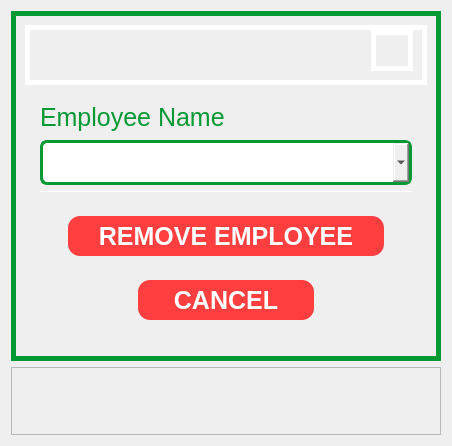
               <widget class="QWidget" name="page_36">
                <layout class="QGridLayout" name="gridLayout_92">
                 <item row="0" column="0">
                  <widget class="QFrame" name="frame_475">
                   <property name="minimumSize">
                    <size>
                     <width>430</width>
                     <height>350</height>
                    </size>
                   </property>
                   <property name="maximumSize">
                    <size>
                     <width>430</width>
                     <height>350</height>
                    </size>
                   </property>
                   <property name="styleSheet">
                    <string notr="true">border-radius: 0px;
border-style: solid;
border-width: 5px;
border-color: #049933;</string>
                   </property>
                   <property name="frameShape">
                    <enum>QFrame::StyledPanel</enum>
                   </property>
                   <property name="frameShadow">
                    <enum>QFrame::Raised</enum>
                   </property>
                   <layout class="QVBoxLayout" name="verticalLayout_76">
                    <item>
                     <widget class="QFrame" name="frame_476">
                      <property name="minimumSize">
                       <size>
                        <width>0</width>
                        <height>60</height>
                       </size>
                      </property>
                      <property name="maximumSize">
                       <size>
                        <width>16777215</width>
                        <height>60</height>
                       </size>
                      </property>
                      <property name="styleSheet">
                       <string notr="true">border-color: white;</string>
                      </property>
                      <property name="frameShape">
                       <enum>QFrame::StyledPanel</enum>
                      </property>
                      <property name="frameShadow">
                       <enum>QFrame::Raised</enum>
                      </property>
                      <layout class="QHBoxLayout" name="horizontalLayout_161">
                       <property name="topMargin">
                        <number>0</number>
                       </property>
                       <item>
                        <spacer name="horizontalSpacer_25">
                         <property name="orientation">
                          <enum>Qt::Horizontal</enum>
                         </property>
                         <property name="sizeHint" stdset="0">
                          <size>
                           <width>40</width>
                           <height>20</height>
                          </size>
                         </property>
                        </spacer>
                       </item>
                       <item>
                        <widget class="QPushButton" name="pushButton_66">
                         <property name="maximumSize">
                          <size>
                           <width>16777215</width>
                           <height>60</height>
                          </size>
                         </property>
                         <property name="focusPolicy">
                          <enum>Qt::NoFocus</enum>
                         </property>
                         <property name="styleSheet">
                          <string notr="true">border-radius: 0.1px;</string>
                         </property>
                         <property name="text">
                          <string/>
                         </property>
                         <property name="icon">
                          <iconset>
                           <normaloff>images/Spirit’s FITNESS GYM.png</normaloff>images/Spirit’s FITNESS GYM.png</iconset>
                         </property>
                         <property name="iconSize">
                          <size>
                           <width>200</width>
                           <height>30</height>
                          </size>
                         </property>
                        </widget>
                       </item>
                      </layout>
                     </widget>
                    </item>
                    <item>
                     <widget class="QFrame" name="frame_477">
                      <property name="styleSheet">
                       <string notr="true">border-color: white;
border-width: 0px;</string>
                      </property>
                      <property name="frameShape">
                       <enum>QFrame::StyledPanel</enum>
                      </property>
                      <property name="frameShadow">
                       <enum>QFrame::Raised</enum>
                      </property>
                      <layout class="QGridLayout" name="gridLayout_93">
                       <item row="0" column="2" rowspan="3">
                        <widget class="QFrame" name="frame_485">
                         <property name="frameShape">
                          <enum>QFrame::StyledPanel</enum>
                         </property>
                         <property name="frameShadow">
                          <enum>QFrame::Raised</enum>
                         </property>
                        </widget>
                       </item>
                       <item row="3" column="0" colspan="3">
                        <widget class="QFrame" name="frame_478">
                         <property name="maximumSize">
                          <size>
                           <width>16777215</width>
                           <height>250</height>
                          </size>
                         </property>
                         <property name="frameShape">
                          <enum>QFrame::StyledPanel</enum>
                         </property>
                         <property name="frameShadow">
                          <enum>QFrame::Raised</enum>
                         </property>
                         <layout class="QVBoxLayout" name="verticalLayout_77">
                          <item>
                           <widget class="QFrame" name="frame_479">
                            <property name="frameShape">
                             <enum>QFrame::StyledPanel</enum>
                            </property>
                            <property name="frameShadow">
                             <enum>QFrame::Raised</enum>
                            </property>
                            <layout class="QHBoxLayout" name="horizontalLayout_162">
                             <item>
                              <widget class="QFrame" name="frame_480">
                               <property name="maximumSize">
                                <size>
                                 <width>10</width>
                                 <height>16777215</height>
                                </size>
                               </property>
                               <property name="frameShape">
                                <enum>QFrame::StyledPanel</enum>
                               </property>
                               <property name="frameShadow">
                                <enum>QFrame::Raised</enum>
                               </property>
                              </widget>
                             </item>
                             <item>
                              <widget class="QPushButton" name="confirm_remove_employee_btn">
                               <property name="minimumSize">
                                <size>
                                 <width>0</width>
                                 <height>40</height>
                                </size>
                               </property>
                               <property name="maximumSize">
                                <size>
                                 <width>16777215</width>
                                 <height>40</height>
                                </size>
                               </property>
                               <property name="cursor">
                                <cursorShape>PointingHandCursor</cursorShape>
                               </property>
                               <property name="focusPolicy">
                                <enum>Qt::NoFocus</enum>
                               </property>
                               <property name="styleSheet">
                                <string notr="true">QPushButton{
border-color: #FF3E3F;
background-color: rgb(255, 62, 63);
color: rgb(255, 255, 255);
font: bold 25px Arial, serif;
border-radius: 12px;

cursor: grab;
}

QPushButton:hover{
	border-color:#cc3132;
	background-color: #cc3132;
}
</string>
                               </property>
                               <property name="text">
                                <string>REMOVE EMPLOYEE</string>
                               </property>
                              </widget>
                             </item>
                             <item>
                              <widget class="QFrame" name="frame_481">
                               <property name="maximumSize">
                                <size>
                                 <width>10</width>
                                 <height>16777215</height>
                                </size>
                               </property>
                               <property name="frameShape">
                                <enum>QFrame::StyledPanel</enum>
                               </property>
                               <property name="frameShadow">
                                <enum>QFrame::Raised</enum>
                               </property>
                              </widget>
                             </item>
                            </layout>
                           </widget>
                          </item>
                          <item>
                           <widget class="QFrame" name="frame_482">
                            <property name="maximumSize">
                             <size>
                              <width>16777215</width>
                              <height>100</height>
                             </size>
                            </property>
                            <property name="frameShape">
                             <enum>QFrame::StyledPanel</enum>
                            </property>
                            <property name="frameShadow">
                             <enum>QFrame::Raised</enum>
                            </property>
                            <layout class="QHBoxLayout" name="horizontalLayout_163">
                             <item>
                              <widget class="QFrame" name="frame_483">
                               <property name="maximumSize">
                                <size>
                                 <width>80</width>
                                 <height>90</height>
                                </size>
                               </property>
                               <property name="frameShape">
                                <enum>QFrame::StyledPanel</enum>
                               </property>
                               <property name="frameShadow">
                                <enum>QFrame::Raised</enum>
                               </property>
                              </widget>
                             </item>
                             <item>
                              <widget class="QPushButton" name="cancel_remove_employee_btn">
                               <property name="minimumSize">
                                <size>
                                 <width>0</width>
                                 <height>40</height>
                                </size>
                               </property>
                               <property name="maximumSize">
                                <size>
                                 <width>200</width>
                                 <height>40</height>
                                </size>
                               </property>
                               <property name="cursor">
                                <cursorShape>PointingHandCursor</cursorShape>
                               </property>
                               <property name="focusPolicy">
                                <enum>Qt::NoFocus</enum>
                               </property>
                               <property name="styleSheet">
                                <string notr="true">QPushButton{
border-color: #FF3E3F;
background-color: rgb(255, 62, 63);
color: rgb(255, 255, 255);
font: bold 25px Arial, serif;
border-radius: 12px;

cursor: grab;
}

QPushButton:hover{
	border-color:#cc3132;
	background-color: #cc3132;
}
</string>
                               </property>
                               <property name="text">
                                <string>CANCEL</string>
                               </property>
                              </widget>
                             </item>
                             <item>
                              <widget class="QFrame" name="frame_484">
                               <property name="maximumSize">
                                <size>
                                 <width>80</width>
                                 <height>100</height>
                                </size>
                               </property>
                               <property name="frameShape">
                                <enum>QFrame::StyledPanel</enum>
                               </property>
                               <property name="frameShadow">
                                <enum>QFrame::Raised</enum>
                               </property>
                              </widget>
                             </item>
                            </layout>
                           </widget>
                          </item>
                         </layout>
                        </widget>
                       </item>
                       <item row="0" column="0" rowspan="3">
                        <widget class="QFrame" name="frame_486">
                         <property name="frameShape">
                          <enum>QFrame::StyledPanel</enum>
                         </property>
                         <property name="frameShadow">
                          <enum>QFrame::Raised</enum>
                         </property>
                        </widget>
                       </item>
                       <item row="0" column="1">
                        <widget class="QLabel" name="label_84">
                         <property name="maximumSize">
                          <size>
                           <width>330</width>
                           <height>45</height>
                          </size>
                         </property>
                         <property name="styleSheet">
                          <string notr="true">border-color: white;
font: 25px Arial, serif;
color: rgb(4, 153, 51);</string>
                         </property>
                         <property name="text">
                          <string>Employee Name</string>
                         </property>
                        </widget>
                       </item>
                       <item row="1" column="1">
                        <widget class="QComboBox" name="remove_employee_name_comboBox">
                         <property name="minimumSize">
                          <size>
                           <width>0</width>
                           <height>45</height>
                          </size>
                         </property>
                         <property name="styleSheet">
                          <string notr="true">QComboBox{
border: 3px solid  #049933;;
border-radius: 0px;
font: 25px Arial, serif;
border-radius: 7px;
}
QComboBox:focus{
border-color: #00bc3b;
background-color: #f2f2f2;
}</string>
                         </property>
                        </widget>
                       </item>
                       <item row="2" column="1">
                        <widget class="QLineEdit" name="equipment_id_remove_input_5">
                         <property name="minimumSize">
                          <size>
                           <width>0</width>
                           <height>1</height>
                          </size>
                         </property>
                         <property name="maximumSize">
                          <size>
                           <width>450</width>
                           <height>1</height>
                          </size>
                         </property>
                         <property name="focusPolicy">
                          <enum>Qt::NoFocus</enum>
                         </property>
                         <property name="styleSheet">
                          <string notr="true">border-width: 0px;</string>
                         </property>
                        </widget>
                       </item>
                      </layout>
                     </widget>
                    </item>
                   </layout>
                  </widget>
                 </item>
                 <item row="1" column="0">
                  <widget class="QFrame" name="frame_452">
                   <property name="frameShape">
                    <enum>QFrame::StyledPanel</enum>
                   </property>
                   <property name="frameShadow">
                    <enum>QFrame::Raised</enum>
                   </property>
                   <layout class="QGridLayout" name="gridLayout_44">
                    <property name="verticalSpacing">
                     <number>0</number>
                    </property>
                    <item row="0" column="0">
                     <widget class="QPushButton" name="remove_employee_error_notif_1">
                      <property name="focusPolicy">
                       <enum>Qt::NoFocus</enum>
                      </property>
                      <property name="styleSheet">
                       <string notr="true">border-color: white;
font: 20px Arial, serif;
color: black;
border-radius: 0.1px;</string>
                      </property>
                      <property name="text">
                       <string/>
                      </property>
                     </widget>
                    </item>
                    <item row="1" column="0">
                     <widget class="QPushButton" name="remove_employee_error_notif_2">
                      <property name="styleSheet">
                       <string notr="true">border-color: white;
font: 20px Arial, serif;
color: black;
border-radius: 0.1px;</string>
                      </property>
                      <property name="text">
                       <string/>
                      </property>
                     </widget>
                    </item>
                    <item row="3" column="0">
                     <widget class="QFrame" name="frame_10">
                      <property name="maximumSize">
                       <size>
                        <width>16777215</width>
                        <height>100</height>
                       </size>
                      </property>
                      <property name="frameShape">
                       <enum>QFrame::StyledPanel</enum>
                      </property>
                      <property name="frameShadow">
                       <enum>QFrame::Raised</enum>
                      </property>
                     </widget>
                    </item>
                    <item row="4" column="0">
                     <widget class="QFrame" name="frame_19">
                      <property name="maximumSize">
                       <size>
                        <width>16777215</width>
                        <height>50</height>
                       </size>
                      </property>
                      <property name="frameShape">
                       <enum>QFrame::StyledPanel</enum>
                      </property>
                      <property name="frameShadow">
                       <enum>QFrame::Raised</enum>
                      </property>
                     </widget>
                    </item>
                   </layout>
                  </widget>
                 </item>
                </layout>
               </widget>
